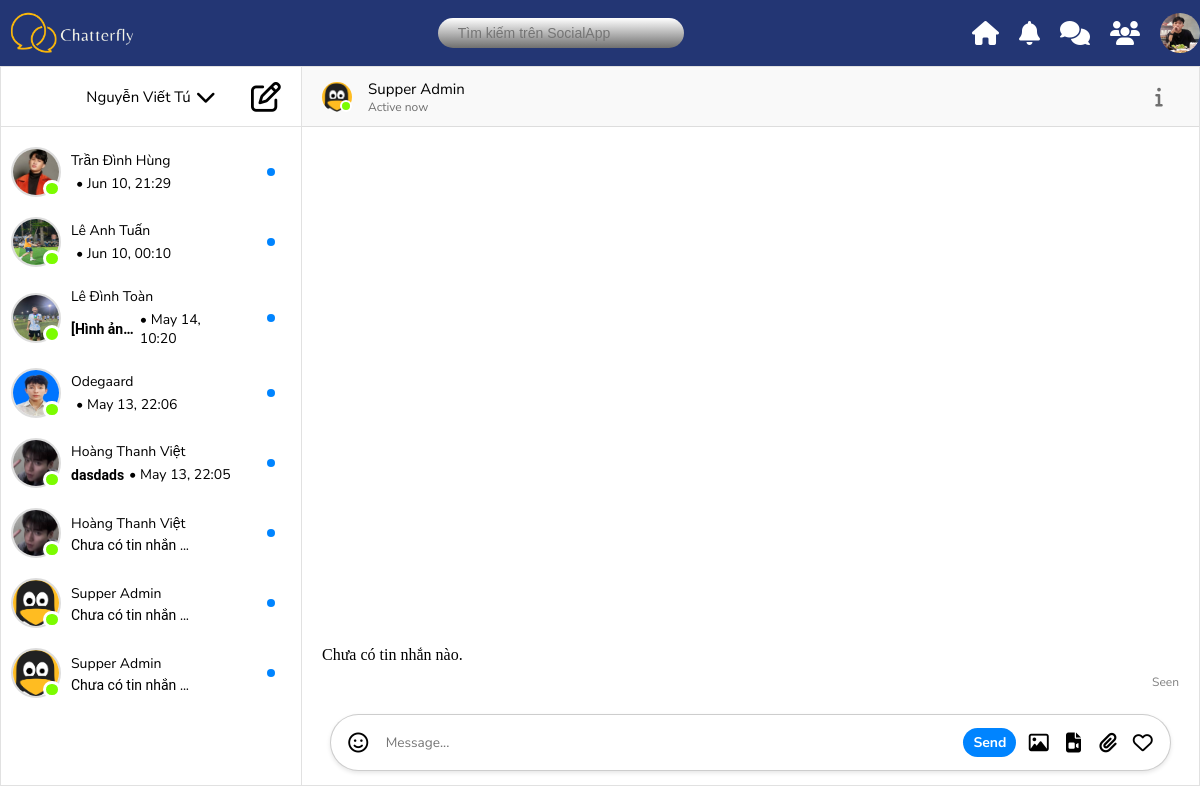
/private-chat/admin/ (signed in), run on the app's committed database.
### a_users/models.py (models this page shows, shortened)
class Profile(models.Model):
    user = models.OneToOneField(User, on_delete=models.CASCADE)
    image = models.ImageField(upload_to='avatars/', default='avt.jpg', null=True, blank=True)
    realname = models.CharField(max_length=20, null=True, blank=True)
    email = models.EmailField(unique=True, null=True)
    location = models.CharField(max_length=20, null=True, blank=True)
    bio = models.TextField(null=True, blank=True)
    created = models.DateTimeField(auto_now_add=True)
    @property
    def avatar(self):
        try:
            avatar = self.image.url
        except:
            avatar = static('images/avt.jpg')
        return avatar

### a_rtchat/models.py (models this page shows, shortened)
class PrivateChat(models.Model):
    user1 = models.ForeignKey(User, related_name='private_chats_1', on_delete=models.CASCADE)
    user2 = models.ForeignKey(User, related_name='private_chats_2', on_delete=models.CASCADE)
    created_at = models.DateTimeField(auto_now_add=True)
    class Meta:
        unique_together = ('user1', 'user2')

class PrivateMessage(models.Model):
    chat = models.ForeignKey(PrivateChat, related_name='messages', on_delete=models.CASCADE)
    sender = models.ForeignKey(User, on_delete=models.CASCADE)
    body = models.CharField(max_length=300, blank=True, null=True)
    file = models.FileField(upload_to='private_chat_files/', blank=True, null=True)
    is_image = models.BooleanField(default=False)
    is_video = models.BooleanField(default=False)
    created = models.DateTimeField(auto_now_add=True)
    class Meta:
        ordering = ['-created']

### a_rtchat/views.py (the view)
# urls.py: path('private-chat/<str:username>/', private_chat_room, name='private_chat_room'),
@login_required
def private_chat_room(request, username):
    other_user = get_object_or_404(User, username=username)
    chat, created = PrivateChat.objects.get_or_create(
        user1=request.user if request.user.id < other_user.id else other_user,
        user2=request.user if request.user.id > other_user.id else other_user
    )
    messages = chat.messages.all().order_by('created')
    last_message = chat.messages.filter(sender=request.user).order_by('created').last()
    chats = PrivateChat.objects.filter(Q(user1=request.user) | Q(user2=request.user)) \
        .annotate(last_msg_time=Max('messages__created')) \
        .order_by('-last_msg_time')
    return render(request, 'a_rtchat/private_chat.html', {
        'chat': chat,
        'messages': messages,
        'last_message': last_message,
        'other_user': other_user,
        'users': chats,
    })

### a_users/context_processors.py (called while the page is built)
def friends_context(request):
    if request.user.is_authenticated:
        try:
            friend_list = FriendList.objects.get(user=request.user)
            friend_ids = friend_list.friends.values_list('id', flat=True)
            users = User.objects.all()
        except FriendList.DoesNotExist:
            friend_ids = []
            users = []
    else:
        friend_ids = []
        users = []
    return {
        'users': users,
        'friend_ids': friend_ids,
    }

### templates/a_rtchat/private_chat.html (shortened to what this page needs)
{% extends "includes/layouts/b.html" %}
{% load static %}
{% block content %}
<link rel="stylesheet" href="https://cdnjs.cloudflare.com/ajax/libs/font-awesome/6.7.2/css/all.min.css"
 />
<link rel='stylesheet'
    href='https://cdn-uicons.flaticon.com/2.6.0/uicons-regular-rounded/css/uicons-regular-rounded.css'>
<link rel="stylesheet" type="text/css" href="{% static 'css/boxchat.css' %}">
<div class="case">
    <div class="container">
        <div class="left">
            <div class="top">
                <div class="tub">
                    <div class="username">
                        {{ request.user.profile.realname }}
                        <i class="fas fa-chevron-down" style="font-size: 20px;"></i>
                    </div>
                </div>
                <div class="card">
                    <i class="fa-regular fa-pen-to-square" style="font-size: 30px;"></i>
                </div>
            </div>
            <div class="conversations">
                <div class="conversations">
                    {% for chat in users %}
                    {% if chat.user1 == request.user %}
                    {% with chat.user2 as other_user %}
                    {% with chat.messages.first as last_message %}
                        <div class="person c" data-username="{{ other_user.username }}">
                            <div class="box">
                                <div class="image">
                                    <img src="{{ other_user.profile.avatar }}" width="50px" height="50px"
                                        alt="Avatar" />
                                </div>
                                <div class="online"></div>
                            </div>
                            <div class="information">
                                <div class="username">{{ other_user.profile.realname }}</div>
                                <div class="content">
                                    {% if last_message %}
                                    <div
                                        class="{% if not last_message.is_seen and last_message.sender != request.user %}new{% else %}message{% endif %}">
                                        {{ last_message.body }}
                                    </div>
                                    <div class="time">&bull; {{ last_message.created|date:"M d, H:i" }}</div>
                                    {% else %}
                                    <div class="message">Chưa có tin nhắn nào.</div>
                                    {% endif %}
                                </div>
                            </div>
                            <div class="status">
                                <div class="point"></div>
                            </div>
                        </div>
                    {% endwith %}
                    {% endwith %}
                    {% else %}
                    {% with chat.user1 as other_user %}
                    {% with chat.messages.first as last_message %}
                        <div class="person c">
                            <div class="box">
                                <div class="image">
                                    <img src="{{ other_user.profile.avatar }}" width="50px" height="50px"
                                        alt="Avatar" />
                                </div>
                                <div class="online"></div>
                            </div>
                            <div class="information">
                                <div class="username">{{ other_user.profile.realname }}</div>
                                <div class="content">
                                    {% if last_message %}
                                    <div
                                        class="{% if not last_message.is_seen and last_message.sender != request.user %}new{% else %}message{% endif %}">
                                        {{ last_message.body }}
                                    </div>
                                    <div class="time">&bull; {{ last_message.created|date:"M d, H:i" }}</div>
                                    {% else %}
                                    <div class="message">Chưa có tin nhắn nào.</div>
                                    {% endif %}
                                </div>
                            </div>
                            <div class="status">
                                <div class="point"></div>
                            </div>
                        </div>
                    {% endwith %}
                    {% endwith %}
                    {% endif %}
                    {% empty %}
                    <p>Không có cuộc trò chuyện nào.</p>
                    {% endfor %}
                </div>
            </div>
        </div>
        <div class="right" id="message-panel">
            <div class="top">
                <div class="box">
                    <div class="image">
                        <img src="{{ other_user.profile.avatar }}" width="30px" height="30px" alt="" />
                    </div>
                    <div class="online"></div>
                </div>
                <div class="information">
                    <div class="username">
                        <a>{{ other_user.profile.realname }}</a>
                    </div>
                    <div class="name">Active now</div>
                </div>
                <div class="options">
                    <button class="video-call" id="start-call-button">
                    </button>
                    <button class="voice-call">
                    </button>
                    <button class="info" id="info-button">
                        <i class="fa-solid fa-info" style="font-size: 20px;"></i>
                    </button>
                </div>
            </div>
            <div class="middle">
                <div class="tumbler">
                    <div class="messages">
                        {% for message in messages %}
                        <div class="clip {% if message.sender == request.user %}sent{% else %}received{% endif %}">
                            {% if message.file %}
                            {% if message.is_image %}
                            <img src="{{ message.file.url }}" alt="image" style="max-width: 200px; border-radius: 8px;">
                            {% elif message.is_video %}
                            <video controls style="max-width: 300px; border-radius: 8px;">
                                <source src="{{ message.file.url }}" type="video/mp4">
                                Trình duyệt của bạn không hỗ trợ video.
                            </video>
                            {% else %}
                            <div class="text">
                                <a href="{{ message.file.url }}" download="{{ message.filename }}" target="_blank">
                                    {{ message.filename }}
                                </a>
                            </div>
                            {% endif %}
                            {% elif message.body %}
                            <div class="text">
                                {{ message.body }}
                            </div>
                            {% endif %}
                        </div>
                        {% empty %}
                        <p>Chưa có tin nhắn nào.</p>
                        {% endfor %}
                    </div>
                    <div class="seen">Seen</div>
                </div>
            </div>
            <div class="bottom">
                <div class="cup">
                    <div class="picker emoji" id="emoji-picker">
                        <i class="fa-regular fa-face-smile" style="font-size: 20px;"></i>
                    </div>
                    <textarea id="message-input" cols="30" rows="1" placeholder="Message..."
                        class="message-input"></textarea>
                    <button id="send-button" class="send-btn send">Send</button>
                    <label for="image-input" class="picker photo">
                        <i class="fa-regular fa-image" style="font-size: 20px;"></i>
                    </label>
                    <label for="video-input" class="picker video">
                        <i class="fa-solid fa-file-video" style="font-size: 20px;"></i>
                    </label>
                    <label for="file-input" class="picker file">
                        <i class="fa-solid fa-paperclip" style="font-size: 20px;"></i>
                    </label>
                    <div class="picker heart">
                        <i class="fa-regular fa-heart" style="font-size: 20px;"></i>
                    </div>
                </div>
            </div>
        </div>
    </div>
</div>
{% endblock %}

### templates/includes/header.html (shortened to what this page needs)
    {% load static %}
    <div class="header">
        <div class="logo"><img src="{% static 'images/ChatLogo.png' %}" alt=""></div>
        <div class="search-bar">
            <div class="InputContainer">
                <input class="input" type="text" placeholder="Tìm kiếm trên SocialApp">
            </div>
        </div>
        <div class="right-section">
            <div class="nav-links">
                <a href="{% url 'home' %}"><i class="fas fa-home"></i></a>
                <a href=""><i class="fas fa-bell"></i></a>
                <a href="{% url 'listroom_private' %}"><i class="fas fa-comments"></i></a>
                <a href="{% url 'friend_list' %}"><i class="fas fa-users"></i></a>
            </div>
            {% if user.is_authenticated %}
            <div class="avatar">
                {% if user.profile.image %}
                    <img src="{{ user.profile.image.url }}" alt="Avatar">
                {% else %}
                    <img src="/static/avt.jpg" alt="Default Avatar">
                {% endif %}
            </div>
        {% else %}
            <div>
                <a href="{% url 'account_login' %}">Log In</a>
                <a href="{% url 'account_signup' %}">Sign Up</a>
            </div>
        {% endif %}
        </div>
    </div>

### templates/includes/header.html (style rules this page uses)
body { margin: 0; }
.header { background-color: #233674; color: white; padding: 10px 0px; display: flex; align-items: center; justify-content: space-between; width: 100%; }
.header .logo { display: flex; align-items: center; gap: 10px; }
.header .logo img { width: 150px; object-fit: contain; }
.header .search-bar { flex: 0.3; display: flex; align-items: center; }
.header .search-bar .InputContainer { width: 100%; height: 30px; display: flex; align-items: center; background: linear-gradient(to bottom, #ffffff, #6f6f6f); border-radius: 15px; padding: 0 10px; }
.header .search-bar .input { width: 100%; border: none; outline: none; background: none; color: white; padding-left: 10px; font-size: 14px; }
.header .right-section { display: flex; align-items: center; gap: 20px; position: relative; }
.header .nav-links { display: flex; gap: 20px; }
.header .nav-links a { color: white; text-decoration: none; font-size: 20px; display: flex; align-items: center; }
.header .nav-links a i { font-size: 24px; }
.header .avatar { width: 40px; height: 40px; border-radius: 50%; overflow: hidden; cursor: pointer; position: relative; }
.header .avatar img { width: 100%; height: 100%; object-fit: cover; }

### data on the page
PrivateChat: user2.profile.avatar (picture), user2.profile.realname "Trần Đình Hùng", messages.first.created "Jun 10, 21:29"
PrivateChat: user2.profile.avatar (picture), user2.profile.realname "Lê Anh Tuấn", messages.first.created "Jun 10, 00:10"
PrivateChat: user2.profile.avatar (picture), user2.profile.realname "Lê Đình Toàn", messages.first.body "[Hình ảnh]", messages.first.created "May 14, 10:20"
PrivateChat: user2.profile.avatar (picture), user2.profile.realname "Odegaard", messages.first.created "May 13, 22:06"
PrivateChat: user1.profile.avatar (picture), user1.profile.realname "Hoàng Thanh Việt", messages.first.body "dasdads", messages.first.created "May 13, 22:05"
PrivateChat: user2.profile.avatar (picture), user2.profile.realname "Hoàng Thanh Việt", shows "Chưa có tin nhắn…"
PrivateChat: user2.profile.avatar (picture), user2.profile.realname "Supper Admin", shows "Chưa có tin nhắn…"
PrivateChat: user1.profile.avatar (picture), user1.profile.realname "Supper Admin", shows "Chưa có tin nhắn…"

### other printed values
{{ request.user.profile.realname }} "Nguyễn Viết Tú"
{{ other_user.profile.realname }} "Supper Admin"
